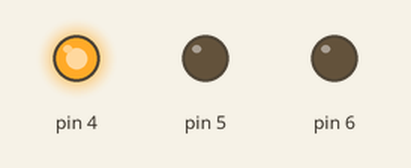
This sketch was run on a simulated Arduino Uno, built with avr-gcc and run on an emulated ATmega328P. On the bench: output pins drawn as LEDs (lit = HIGH).

Above: at 1.5 s.
At 5.5 s:
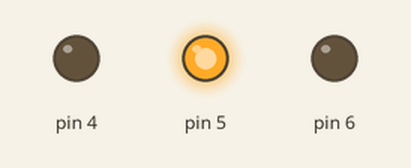
At 9.5 s:
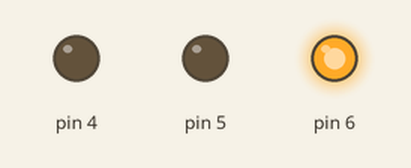
Timing chart, 0 to 14.3 s (numbered marks = the images above):
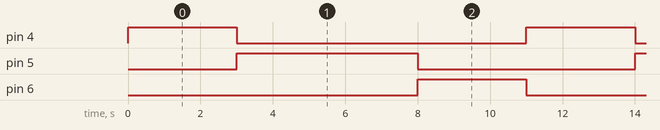

The sketch:

traffic_light_memory_mapped_i_o_1.ino
```cpp
//int red =4;
//int yellow = 5;
//int green = 6;
unsigned int redDelay = 3000;
unsigned int yellowDelay =5000;
unsigned int greenDelay = 3000;
bool isRed =1;
bool isYellow =0;
bool isGreen =0;
int n =0;
unsigned int ccurrentTime=0;
unsigned long  startTime ;

void setup()
{
  //pinMode(red,OUTPUT);
  DDRD |=(1<<PD4);
  //pinMode(green,OUTPUT);
  DDRD |=(1<<PD5);
  //pinMode(yellow,OUTPUT);
  DDRD |=(1<<PD6);
  startTime = millis();
  Serial.begin(9600);
}

void loop()
{

   if(isRed)
   {
     //digitalWrite(red,HIGH);
     PORTD |=(1<<PD4);
     if((millis()-startTime)>redDelay)
     {
      //digitalWrite(red,LOW);
       PORTD &= ~(1<<PD4);
       isRed =0;
       isYellow =1;
       startTime =millis();
     }
   }
     else if(isYellow)
     {
      //digitalWrite(yellow,HIGH);
       PORTD |= (1<<PD5);
       if((millis()-startTime)>yellowDelay)
       {
         //digitalWrite(yellow,LOW);
         PORTD &= ~(1<<PD5);
         isYellow = 0;
         isGreen = 1;
         startTime =millis();
       }
     }
     else if(isGreen)
     {
      //digitalWrite(green,HIGH);
       PORTD |= (1<<PD6);
       if((millis()-startTime)>greenDelay)
       {
       //digitalWrite(green,LOW);
         PORTD &= ~(1<<PD6);
         isGreen =0;
         isRed =1;
         startTime = millis();
       }
     }
   }
 
```

Measured:
- by itself, pin 4, pin 6: alternates HIGH for 3.0 s and LOW for 8.0 s
- by itself, pin 5: alternates HIGH for 5.0 s and LOW for 6.0 s
- by itself, everything shown: repeats every 11.0 s, in 6 steps
